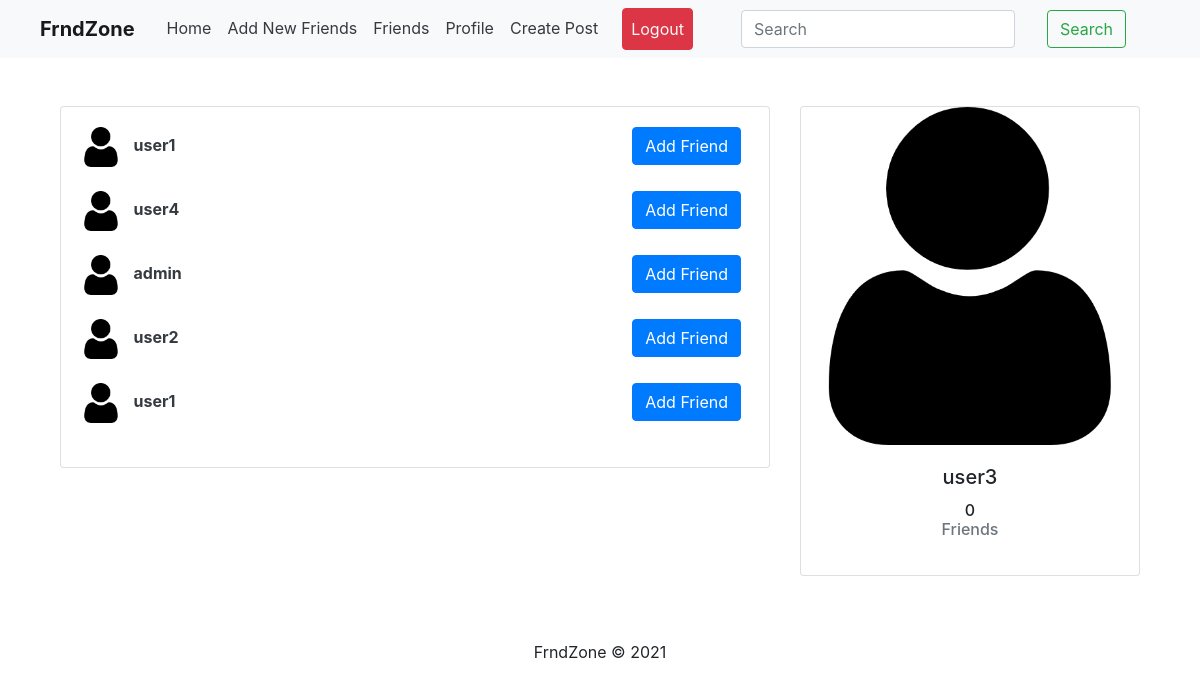
/users/ (signed in), run on the app's committed database.
### users/models.py (models this page shows)
class Profile(models.Model):
	user = models.OneToOneField(User, on_delete=models.CASCADE)
	image = models.ImageField(default='profile.png', upload_to='profile_pics')
	slug = AutoSlugField(populate_from='user')
	bio = models.CharField(max_length=255, blank=True)
	friends = models.ManyToManyField("Profile", blank=True)
	def __str__(self):
		return str(self.user.username)
	def get_absolute_url(self):
		return "/users/{}".format(self.slug)

### users/views.py (the view)
# urls.py: path('users/', user_views.users_list, name='users_list'),
@login_required
def users_list(request):
	users = Profile.objects.exclude(user=request.user)
	sent_friend_requests = FriendRequest.objects.filter(from_user=request.user)
	sent_to = []
	friends = []
	for user in users:
		friend = user.friends.all()
		for f in friend:
			if f in friends:
				friend = friend.exclude(user=f.user)
		friends+=friend
	my_friends = request.user.profile.friends.all()
	for i in my_friends:
		if i in friends:
			friends.remove(i)
	if request.user.profile in friends:
		friends.remove(request.user.profile)
	random_list = random.sample(list(users), min(len(list(users)), 10))
	for r in random_list:
		if r in friends:
			random_list.remove(r)
	friends+=random_list
	for i in my_friends:
		if i in friends:
			friends.remove(i)
	for se in sent_friend_requests:
		sent_to.append(se.to_user)
	context = {
		'users': friends,
		'sent': sent_to
	}
	return render(request, "users/users_list.html", context)

### users/templates/users/users_list.html (shortened to what this page needs)
{% extends "feed/layout.html" %} {% load static %}  {% block searchform %}
<form
  class="form-inline my-2 my-lg-0 ml-5"
  action="{% url 'search_users' %}"
  method="get"
>
  <input name="p" type="text" class="form-control mr-sm-2" type="search" placeholder="Search" aria-label="Search">
  <button class="btn btn-outline-success my-2 my-sm-0 ml-4" type="submit">Search</button>
</form>
{% endblock searchform %} {% block content %}
<div class="container">
  <div class="row">
    <div class="col-md-8">
      {% if users %}
      <div class="card card-signin my-5">
        <div class="card-body">
          {% for user_p in users %}
          <a href="{{ user_p.get_absolute_url }}"
            ><img
              src="{{ user_p.image.url }}"
              class="rounded mr-2"
              width="40"
              height="40"
              alt=""
          /></a>
          <a class="text-dark" href="{{ user_p.get_absolute_url }}"
            ><b>{{ user_p }}</b></a
          >
          {% if not user_p.user in sent %}
          <small class="float-right">
            <a
              class="btn btn-primary mr-2"
              href="{% url 'send_friend_request' user_p.id %}"
              >Add Friend</a
            >
          </small>
          {% endif %}
          <br /><br />
          {% endfor %}
        </div>
      </div>
      {% else %}
      <h5><i>No new people to add now! Please come back later!</i></h5>
      {% endif %}
    </div>
    <div class="col-md-4">
      <div class="card card-signin my-5">
        <a href="{{ request.user.profile.get_absolute_url }}"
          ><img
            class="card-img-top"
            src="{{ request.user.profile.image.url }}"
            alt=""
        /></a>
        <div class="card-body">
          <h5 class="card-title text-center">{{ request.user }}</h5>
          <h6 class="text-center">
            {{ request.user.profile.friends.count }}
            <p class="text-muted">Friends</p>
          </h6>
        </div>
      </div>
    </div>
  </div>
  {% endblock content %} {% block jsfiles %}{% endblock jsfiles %}

### data on the page
Profile: image (placeholder picture), user.username "user1", shows "Add Friend"
Profile: image (placeholder picture), user.username "user4", shows "Add Friend"
Profile: image (placeholder picture), user.username "admin", shows "Add Friend"
Profile: image (placeholder picture), user.username "user2", shows "Add Friend"

### other printed values
{{ request.user }} "user3"
{{ request.user.profile.friends.count }} "0"
